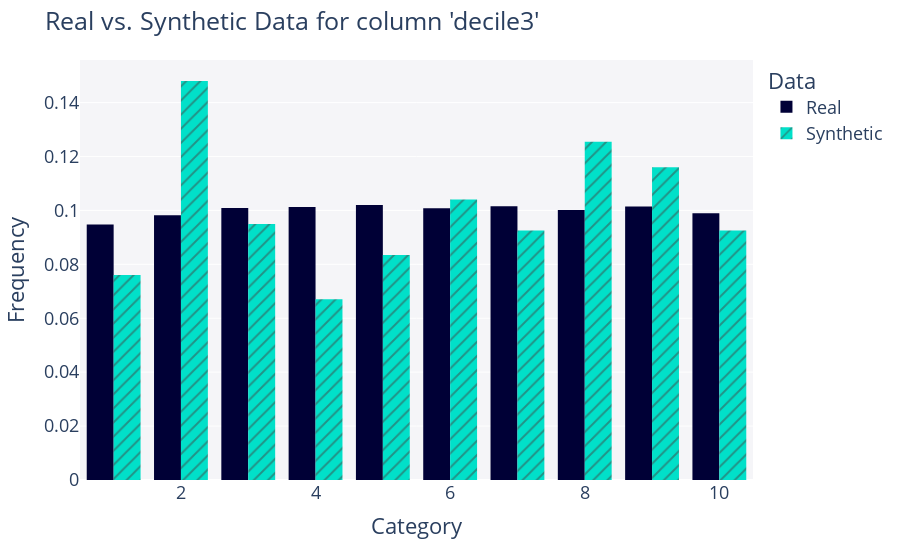

This figure's notebook cell:
### Code cell
fig = get_column_plot(
    real_data=df,
    synthetic_data=synthetic_data_GC,
    column_name='decile3'
)

fig.show()

### Figure 1 — Plotly figure (JSON) as saved in the notebook; plotly's stock layout.template omitted (floating-point values rounded to 4 significant figures; data arrays with more than 128 entries replaced by an {"elided": "..."} marker saying what was removed)
{"data": [{"alignmentgroup": "True", "bingroup": "x", "histnorm": "probability density", "hovertemplate": "<b>Real</b><br>Frequency: %{y}<extra></extra>", "legendgroup": "Real", "marker": {"color": "#000036", "pattern": {"shape": ""}}, "name": "Real", "offsetgroup": "Real", "orientation": "v", "showlegend": true, "type": "histogram", "x": {"elided": "20512 int values"}, "xaxis": "x", "yaxis": "y"}, {"alignmentgroup": "True", "bingroup": "x", "histnorm": "probability density", "hovertemplate": "<b>Synthetic</b><br>Frequency: %{y}<extra></extra>", "legendgroup": "Synthetic", "marker": {"color": "#01E0C9", "pattern": {"shape": "/"}}, "name": "Synthetic", "offsetgroup": "Synthetic", "orientation": "v", "showlegend": true, "type": "histogram", "x": {"elided": "2000 int values"}, "xaxis": "x", "yaxis": "y"}], "layout": {"barmode": "group", "font": {"size": 18}, "legend": {"title": {"text": "Data"}, "tracegroupgap": 0}, "margin": {"t": 60}, "plot_bgcolor": "#F5F5F8", "title": {"text": "Real vs. Synthetic Data for column 'decile3'"}, "xaxis": {"anchor": "y", "domain": [0, 1], "title": {"text": "Category"}}, "yaxis": {"anchor": "x", "domain": [0, 1], "title": {"text": "Frequency"}}}}
